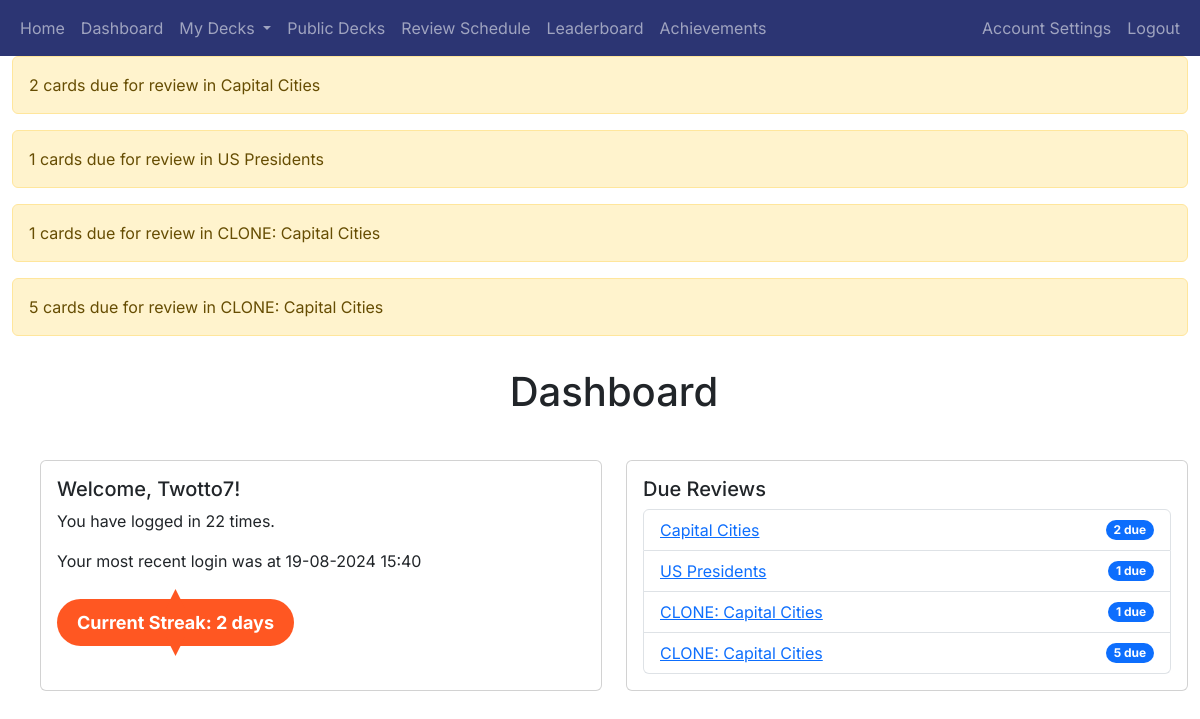
The page /dashboard (signed in) on the database its author committed.
### app/auth/models.py (models this page shows, shortened)
class User(db.Model, UserMixin):
    user_id = db.Column(db.Integer, primary_key=True)
    username = db.Column(db.String(80), unique=True, nullable=False)
    email = db.Column(db.String(120), unique=True, nullable=False)
    password_hash = db.Column(db.String(256), nullable=False)
    points = db.Column(db.Integer, default=0)  # Add points column
    achievements = db.relationship('UserAchievement', back_populates='user', cascade='all, delete-orphan')
    login_events = db.relationship('LoginEvent', backref='user', cascade='all, delete-orphan', lazy=True)
    decks = db.relationship('Deck', backref='user', cascade='all, delete-orphan', lazy=True)
    def get_login_count(self, user_id):
        return LoginEvent.query.filter_by(user_id=user_id).count()

### app/decks/models.py (models this page shows, shortened)
class Deck(db.Model):
    deck_id = db.Column(db.Integer, primary_key=True)
    name = db.Column(db.String(100), nullable=False)
    user_id = db.Column(db.Integer, db.ForeignKey('user.user_id'), nullable=False)
    created_at = db.Column(db.DateTime, nullable=False, default=datetime.utcnow)
    shared = db.Column(db.Boolean, default=False)
    review_start_date = db.Column(db.DateTime, nullable=True)
    cards = db.relationship('Card', backref='deck', cascade='all, delete-orphan', lazy=True)

### app/main/routes.py (the view)
@main_blueprint.route('/dashboard')
@login_required
def dashboard():
    user_decks = Deck.query.filter_by(user_id=current_user.user_id).all()
    due_reviews = []
    for deck in user_decks:
        due_count = Card.query.filter(
            Card.deck_id == deck.deck_id,
            Card.next_review_date <= datetime.utcnow()
        ).count()
        if due_count > 0:
            due_reviews.append({
                'deck_id': deck.deck_id,
                'name': deck.name,
                'due_count': due_count
            })
            flash(f'{due_count} cards due for review in {deck.name}', 'warning')
    login_events = LoginEvent.query.filter_by(user_id=current_user.user_id).order_by(LoginEvent.timestamp.desc()).all()
    previous_login_time = login_events[1].timestamp if len(login_events) > 1 else None
    if previous_login_time:
        bst = timezone('Europe/London')
        previous_login_time = previous_login_time.replace(tzinfo=pytz.utc).astimezone(bst)
        previous_login_time_str = previous_login_time.strftime('%d-%m-%Y %H:%M')
    else:
        previous_login_time_str = 'N/A'
    streak = session.get('streak', 1)
    user_info = {
        'username': current_user.username,
        'login_count': current_user.get_login_count(current_user.user_id),
        'last_login_at': previous_login_time_str,
        'current_streak': streak  # Add the current streak to user_info
    }
    return render_template('dashboard.html', due_reviews=due_reviews, user_info=user_info)

### app/__init__.py (called while the page is built)
@login_manager.user_loader
def load_user(user_id):
    return User.query.get(int(user_id))

### app/main/templates/dashboard.html (shortened to what this page needs)
{% extends "base.html" %}
{% block heading %}Dashboard{% endblock %}
{% block content %}
<div class="container mt-1" style="max-width: 1500px;">
    <div class="row">
        <div class="col-md-6 mb-4">
            <div class="card h-100">
                <div class="card-body">
                    <h5 class="card-title">Welcome, {{ user_info.username }}!</h5>
                    <p class="card-text">You have logged in {{ user_info.login_count }} times.</p>
                    <p class="card-text">Your most recent login was at {{ user_info.last_login_at }}</p>
                    <div class="streak-badge">
    Current Streak: {{ user_info.current_streak }} {{ 'day' if user_info.current_streak == 1 else 'days' }}
                    </div>
                </div>
            </div>
        </div>
        <div class="col-md-6 mb-4">
            <div class="card h-100">
                <div class="card-body">
                    <h5 class="card-title">Due Reviews</h5>
                    {% if due_reviews %}
                        <ul class="list-group">
                            {% for review in due_reviews %}
                                <li class="list-group-item d-flex justify-content-between align-items-center">
                                    <a href="{{ url_for('review.start_review', deck_id=review.deck_id) }}">{{ review.name }}</a>
                                    <span class="badge bg-primary rounded-pill">{{ review.due_count }} due</span>
                                </li>
                            {% endfor %}
                        </ul>
                    {% else %}
                        <p class="card-text">No reviews due at the moment.</p>
                    {% endif %}
                </div>
            </div>
        </div>
    </div>
</div>
{% endblock %}

### app/static/styles.css (style rules this page uses)
.streak-badge { display: inline-block; padding: 10px 20px; font-size: 18px; font-weight: bold; color: white; background-color: #FF5722; border-radius: 50px; text-align: center; margin-top: 10px; position: relative; }
.streak-badge::before { content: ''; position: absolute; top: -10px; left: 50%; transform: translateX(-50%); width: 20px; height: 20px; background-color: #FF5722; clip-path: polygon(50% 0%, 100% 100%, 0% 100%); }
.streak-badge::after { content: ''; position: absolute; bottom: -10px; left: 50%; transform: translateX(-50%); width: 20px; height: 20px; background-color: #FF5722; clip-path: polygon(0% 0%, 100% 0%, 50% 100%); }

### app/templates/base.html (style rules this page uses)
body { font-family: 'Inter', sans-serif; }
h1, h2, h3, h4, h5, h6, p, a { font-family: 'Inter', sans-serif; }

### rows shown on the page
User: username "Twotto7"
Deck: name "Capital Cities", due_count "2"
Deck: name "US Presidents", due_count "1"
Deck: name "CLONE: Capital Cities", due_count "1"
Deck: name "CLONE: Capital Cities", due_count "5"

### other values the page prints
{{ message }} "2 cards due for review in Capital Cities" "1 cards due for review in US Presidents" "1 cards due for review in CLONE: Capital Cities" "5 cards due for review in CLONE: Capital Cities"
{{ user_info.login_count }} "22"
{{ user_info.last_login_at }} "19-08-2024 15:40"
{{ user_info.current_streak }} "2"
{{ 'day' if user_info.current_streak == 1 else 'days' }} "days"
